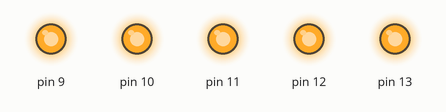
This sketch was run on a simulated Arduino Uno, built with avr-gcc and run on an emulated ATmega328P. On the bench: output pins drawn as LEDs (lit = HIGH).

Above: at 0.2 s.
At 1.7 s:
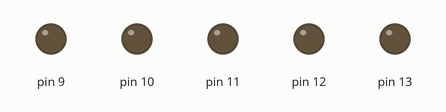
Timing chart, 0 to 3.0 s (numbered marks = the images above):
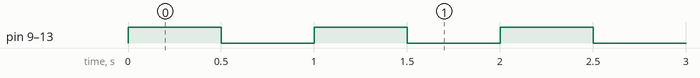

Measured:
- by itself, pin 9–13: alternates HIGH for 0.50 s and LOW for 0.50 s

The sketch:

aula_02.ino
```cpp
void setup() {
pinMode(13, OUTPUT);
pinMode(12, OUTPUT);
pinMode(11, OUTPUT);
pinMode(10, OUTPUT);
pinMode(9, OUTPUT);

}

void loop() {
 digitalWrite(13, HIGH);
 digitalWrite(12, HIGH);
 digitalWrite(11, HIGH);
 digitalWrite(10, HIGH);
 digitalWrite(9, HIGH);
 delay(500);


 digitalWrite(13, LOW);
 digitalWrite(12, LOW);
 digitalWrite(11, LOW);
 digitalWrite(10, LOW);
 digitalWrite(9, LOW);
 delay(500);
}
```
